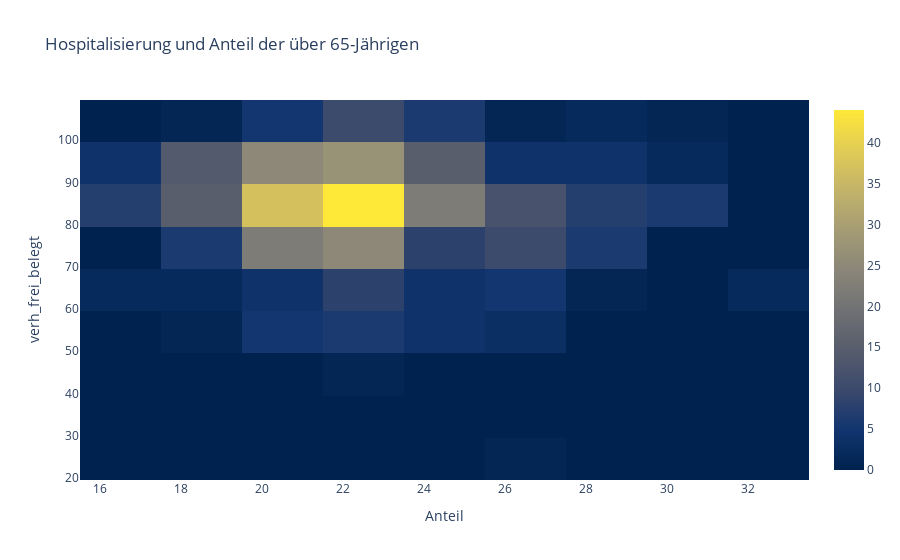

The cell this chart's notebook holds for it:
### Code cell
#Density Heatmap für Hospitalisierun gund Alterung

url = (
    "https://raw.githubusercontent.com/Leonieen/COVID19/main/Daten"
)

col_list2 = ["A", "verh_frei_belegt", "Anteil", "betten_frei"]

lk_altersstruktur_icu = f"{url}/2021-12-19_12-15_teilbare_divi_daten2.csv"
df = pd.read_csv(lk_altersstruktur_icu, usecols=col_list2)

fig = px.density_heatmap(df, x="Anteil", y="verh_frei_belegt", labels=dict(x="Anteil der über 65-Jährigen", y="Hospitalisierung"), title="Hospitalisierung und Anteil der über 65-Jährigen")
fig.update_traces(dict(colorscale='cividis',showscale=True,coloraxis=None),)
fig.show()

### Figure 1 — Plotly figure (JSON) as saved in the notebook; plotly's stock layout.template omitted (floating-point values rounded to 4 significant figures; data arrays with more than 128 entries replaced by an {"elided": "..."} marker saying what was removed)
{"data": [{"colorscale": [[0, "#00224e"], [0.1111, "#123570"], [0.2222, "#3b496c"], [0.3333, "#575d6d"], [0.4444, "#707173"], [0.5556, "#8a8678"], [0.6667, "#a59c74"], [0.7778, "#c3b369"], [0.8889, "#e1cc55"], [1, "#fee838"]], "hovertemplate": "Anteil=%{x}<br>verh_frei_belegt=%{y}<br>count=%{z}<extra></extra>", "name": "", "showscale": true, "type": "histogram2d", "x": {"elided": "397 int values"}, "xaxis": "x", "xbingroup": "x", "y": {"elided": "397 int values"}, "yaxis": "y", "ybingroup": "y"}], "layout": {"autosize": true, "coloraxis": {"colorbar": {"title": {"text": "count"}}, "colorscale": [[0, "#0d0887"], [0.1111, "#46039f"], [0.2222, "#7201a8"], [0.3333, "#9c179e"], [0.4444, "#bd3786"], [0.5556, "#d8576b"], [0.6667, "#ed7953"], [0.7778, "#fb9f3a"], [0.8889, "#fdca26"], [1, "#f0f921"]]}, "legend": {"tracegroupgap": 0}, "title": {"text": "Hospitalisierung und Anteil der über 65-Jährigen"}, "xaxis": {"anchor": "y", "autorange": true, "domain": [0, 1], "range": [15.5, 33.5], "title": {"text": "Anteil"}, "type": "linear"}, "yaxis": {"anchor": "x", "autorange": true, "domain": [0, 1], "range": [19.5, 109.5], "title": {"text": "verh_frei_belegt"}, "type": "linear"}}}
